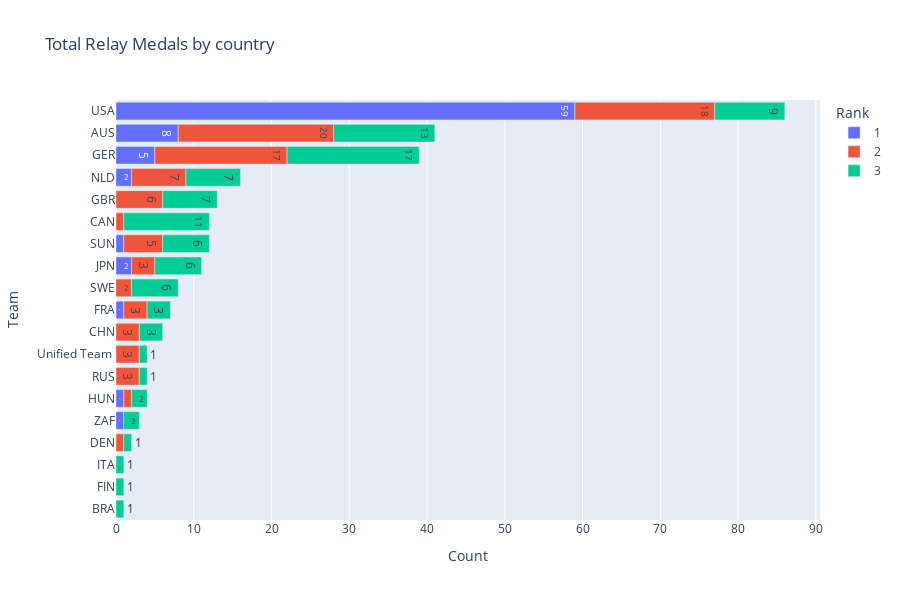

Source (notebook cell):
### Code cell
# Total number of relay medals by each country

relay_medals = relay.groupby(['Team', 'Rank']).size().reset_index(name='Count')

fig = px.bar(relay_medals, x='Count', y='Team', color='Rank', text='Count', 
             title='Total Relay Medals by country', orientation='h')

fig.update_layout(height=600, yaxis={'categoryorder':'total ascending'})

iplot(fig)

### Figure 1 — Plotly figure (JSON) as saved in the notebook; plotly's stock layout.template omitted (floating-point values rounded to 4 significant figures)
{"data": [{"alignmentgroup": "True", "hovertemplate": "Rank=1<br>Count=%{text}<br>Team=%{y}<extra></extra>", "legendgroup": "1", "marker": {"color": "#636efa", "pattern": {"shape": ""}}, "name": "1", "offsetgroup": "1", "orientation": "h", "showlegend": true, "text": [8.0, 1.0, 5.0, 1.0, 2.0, 2.0, 1.0, 59.0, 1.0], "textposition": "auto", "type": "bar", "x": [8, 1, 5, 1, 2, 2, 1, 59, 1], "xaxis": "x", "y": ["AUS", "FRA", "GER", "HUN", "JPN", "NLD", "SUN", "USA", "ZAF"], "yaxis": "y"}, {"alignmentgroup": "True", "hovertemplate": "Rank=2<br>Count=%{text}<br>Team=%{y}<extra></extra>", "legendgroup": "2", "marker": {"color": "#EF553B", "pattern": {"shape": ""}}, "name": "2", "offsetgroup": "2", "orientation": "h", "showlegend": true, "text": [20.0, 1.0, 3.0, 1.0, 3.0, 6.0, 17.0, 1.0, 3.0, 7.0, 3.0, 5.0, 2.0, 18.0, 3.0], "textposition": "auto", "type": "bar", "x": [20, 1, 3, 1, 3, 6, 17, 1, 3, 7, 3, 5, 2, 18, 3], "xaxis": "x", "y": ["AUS", "CAN", "CHN", "DEN", "FRA", "GBR", "GER", "HUN", "JPN", "NLD", "RUS", "SUN", "SWE", "USA", "Unified Team "], "yaxis": "y"}, {"alignmentgroup": "True", "hovertemplate": "Rank=3<br>Count=%{text}<br>Team=%{y}<extra></extra>", "legendgroup": "3", "marker": {"color": "#00cc96", "pattern": {"shape": ""}}, "name": "3", "offsetgroup": "3", "orientation": "h", "showlegend": true, "text": [13.0, 1.0, 11.0, 3.0, 1.0, 1.0, 3.0, 7.0, 17.0, 2.0, 1.0, 6.0, 7.0, 1.0, 6.0, 6.0, 9.0, 1.0, 2.0], "textposition": "auto", "type": "bar", "x": [13, 1, 11, 3, 1, 1, 3, 7, 17, 2, 1, 6, 7, 1, 6, 6, 9, 1, 2], "xaxis": "x", "y": ["AUS", "BRA", "CAN", "CHN", "DEN", "FIN", "FRA", "GBR", "GER", "HUN", "ITA", "JPN", "NLD", "RUS", "SUN", "SWE", "USA", "Unified Team ", "ZAF"], "yaxis": "y"}], "layout": {"barmode": "relative", "height": 600, "legend": {"title": {"text": "Rank"}, "tracegroupgap": 0}, "title": {"text": "Total Relay Medals by country"}, "xaxis": {"anchor": "y", "domain": [0.0, 1.0], "title": {"text": "Count"}}, "yaxis": {"anchor": "x", "categoryorder": "total ascending", "domain": [0.0, 1.0], "title": {"text": "Team"}}}}
